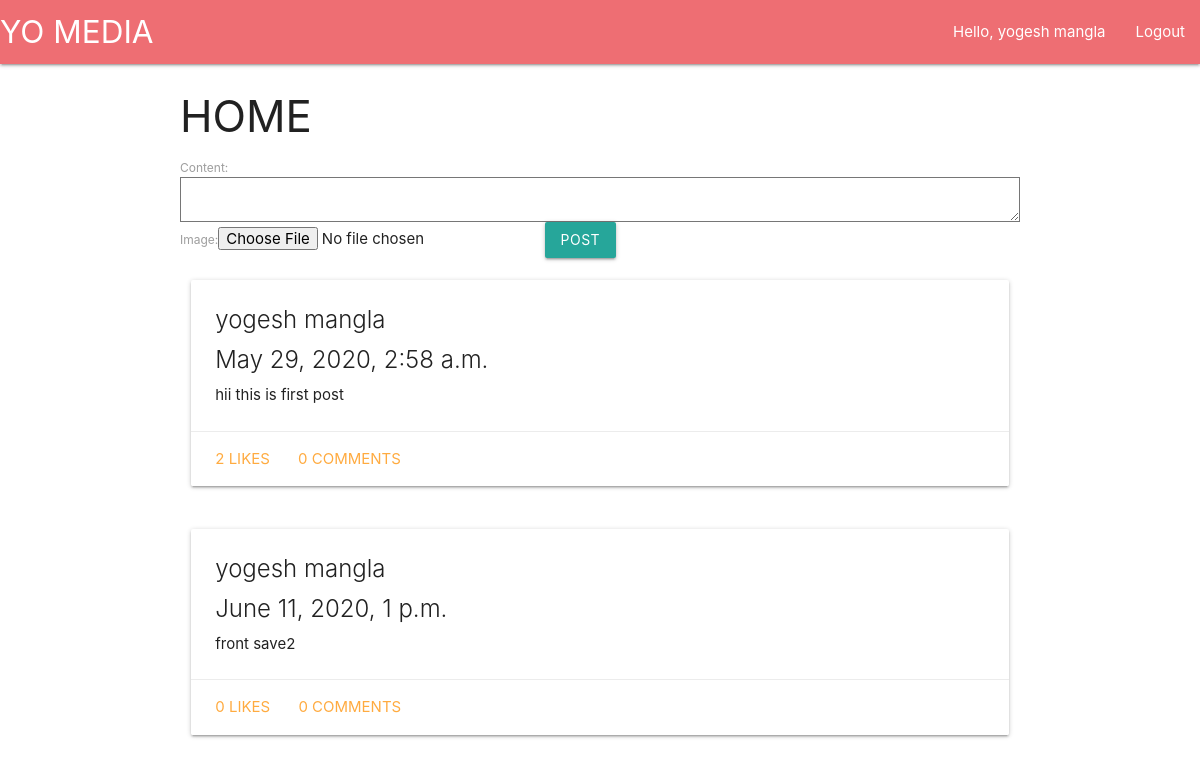
Screenshot of /home/ (signed in) with the database file from the repository.
### social/models.py (models this page shows, shortened)
class Post(models.Model):
    user=models.ForeignKey(User,on_delete=models.CASCADE)
    created_at=models.DateTimeField(auto_now=True)
    content=models.TextField()
    image=models.ImageField(blank=True)

### social/views.py (the view)
# urls.py: path('home/',views.Home.as_view()),
class Home(LoginRequiredMixin,ListView):
    context_object_name='posts'
    template_name='social/home.html'
    login_url ='auth/login'
    def get_queryset(self):
        return models.Post.objects.filter(user=self.request.user.pk)
    def get_context_data(self,*args,**kwargs):
        data=super().get_context_data(*args,**kwargs)
        data['post_form']=forms.PostForm
        return data

### templates/social/home.html (shortened to what this page needs)
{% extends 'base.html' %}
{% block content %}
    <div class="container">
        <h3>HOME</h3>
        <form action="/post/" method="POST">
            {{post_form}}
            <button type="submit" class="btn waves-effect">POST</button>
        </form>
        {% for post in posts%}
        <div class="row">
            <div class="col s12">
                    {% include 'social/components/post.html' %}
            </div>
        </div>
        {% endfor %}
    </div>
{% endblock %}

### templates/base.html (shortened to what this page needs)
<html lang="en">
    <head>
        <link rel="stylesheet" href="https://cdnjs.cloudflare.com/ajax/libs/materialize/1.0.0/css/materialize.min.css">
    </head>
    <body>
        <nav style="margin-bottom: 1.5rem;">
            <div class="nav-wrapper">
              <a href="/" class="brand-logo">YO MEDIA</a>
                <ul id="nav-mobile" class="right hide-on-med-and-down">
                    {% if user.is_authenticated %}
                        <li><a href="/home/">Hello, {{user.first_name}} {{user.last_name}}</a></li>
                        <li><a href="/auth/logout">Logout</a></li>
                    {% else %}
                    <li><a href="/auth/login">Login</a></li>
                    {% endif %}
                </ul>
            </div>
        </nav>
        {% block content %} {% endblock %}
    </body>
</html>

### templates/social/components/post.html (shortened to what this page needs)
<div class="card">
    <div class="card-content">
        <span class="card-title">{{post.user.first_name }} {{post.user.last_name}}</span>
        <span class="card-title">{{post.created_at}}</span>
        <p>
          {{ post.content }}
        </p>
    </div>
    <div class="card-action">
        <a href="#">{{ post.like_set.count }} likes</a>
        <a class="modal-trigger" href="#postModal{{post.id}}">{{post.comment_set.count}} comments</a>
    </div>
</div>

### rows the page displays
Post: user.first_name "yogesh", user.last_name "mangla", created_at "May 29, 2020, 2:58 a.m.", content "hii this is first post", like_set.count "2", comment_set.count "0"
Post: user.first_name "yogesh", user.last_name "mangla", created_at "June 11, 2020, 1 p.m.", content "front save2", like_set.count "0", comment_set.count "0"

### other values shown
{{ user.first_name }} "yogesh"
{{ user.last_name }} "mangla"
